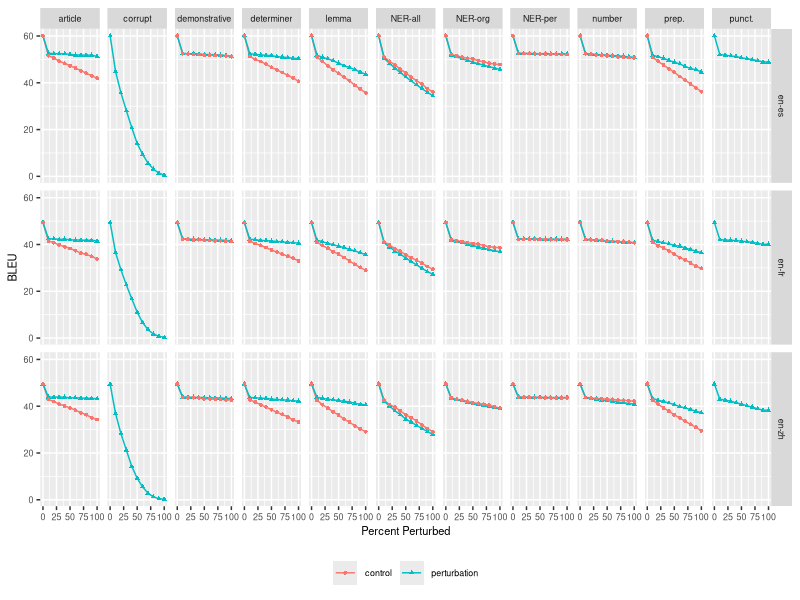
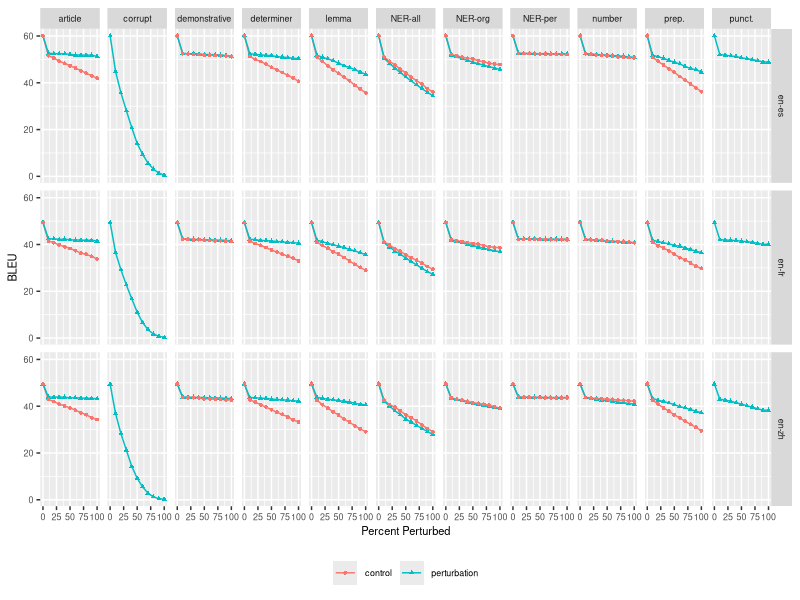
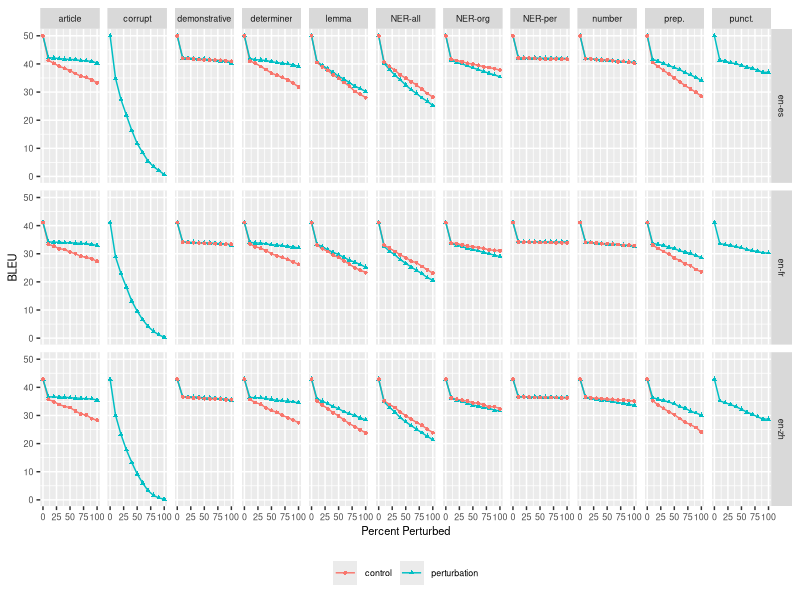
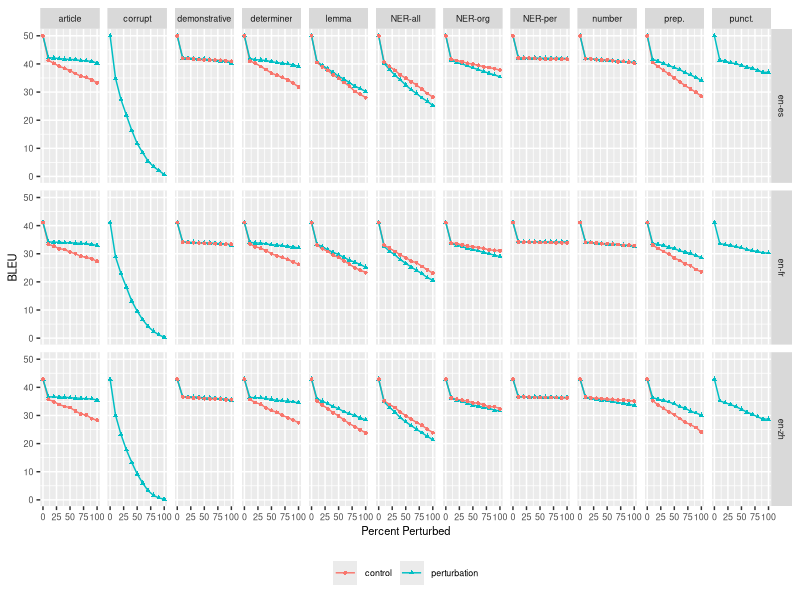

Generate these figures, in order, with R:
library(tidyverse)
#library(hrbrthemes)
library(ggplot2)
df  <- read.csv("new.csv")

theme_set(
    #theme_minimal() +
    theme(legend.position="bottom",
                                  legend.title=element_blank(),
                                  text = element_text(size=8),
                                  #plot.background = element_rect(
                                  #    fill = "white",
                                  #    color = "white"
          )
)


#define plotting function
plot_faceted <- function(df, width=8, height=4, filename="facet_plot.svg") {
    plot <- ggplot(df, aes(x=percent_perturbed,
                           y=bleu_score,
                           color=case,
                           shape=case,
                           #linetype=shuffled
                           )) +
        labs(y = "BLEU", x = "Percent Perturbed") +
        geom_line() +
        geom_point(size=1) +
        facet_grid(model_type ~ perturbation)
        #scale_color_brewer(palette = "Dark2")
    ggsave(filename, plot=plot, width=width,height=height)
    ggsave(paste(filename,".png", sep=""), plot=plot, width=width,height=height)
    
} 


#filter by model type
unshuffled_df <- df[grep("non-shuffled", df$shuffled),]
shuffled_df <- df[grep("^shuffled$", df$shuffled),]

width = 8
height = 4
plot_faceted(unshuffled_df, width=width, height=height, filename="unshuffled.svg")
plot_faceted(shuffled_df, width=width, height=height, filename="shuffled.svg")
#remove all rows except those that match the regex for model
                                        #unshuffled_df <- unshuffled_df[grep("*en-zh*", unshuffled_df$model_type),












